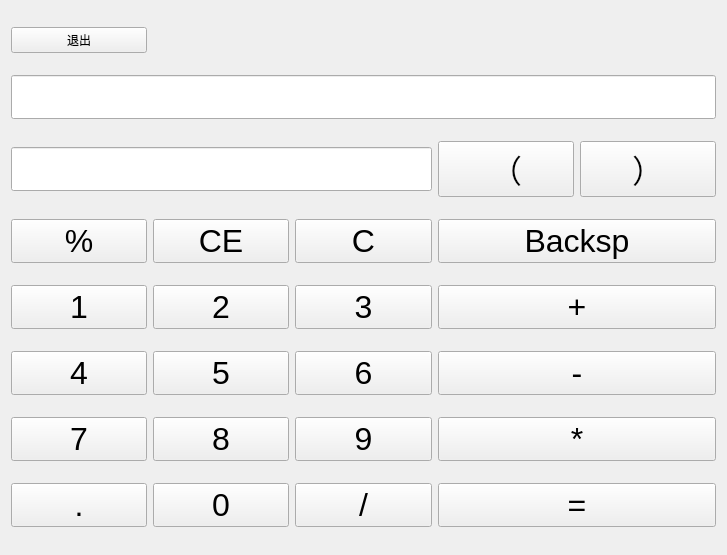
<?xml version="1.0" encoding="UTF-8"?>
<ui version="4.0">
 <class>Widget</class>
 <widget class="QWidget" name="Widget">
  <property name="geometry">
   <rect>
    <x>0</x>
    <y>0</y>
    <width>727</width>
    <height>555</height>
   </rect>
  </property>
  <property name="windowTitle">
   <string>Widget</string>
  </property>
  <layout class="QGridLayout" name="gridLayout">
   <item row="0" column="0">
    <widget class="QPushButton" name="pushButton">
     <property name="text">
      <string>退出</string>
     </property>
    </widget>
   </item>
   <item row="3" column="4">
    <widget class="QPushButton" name="pushButton_10">
     <property name="font">
      <font>
       <pointsize>24</pointsize>
      </font>
     </property>
     <property name="text">
      <string>）</string>
     </property>
    </widget>
   </item>
   <item row="4" column="0">
    <widget class="QPushButton" name="pushButton_sur">
     <property name="font">
      <font>
       <pointsize>24</pointsize>
      </font>
     </property>
     <property name="text">
      <string>%</string>
     </property>
    </widget>
   </item>
   <item row="4" column="1">
    <widget class="QPushButton" name="pushButton_CE">
     <property name="font">
      <font>
       <pointsize>24</pointsize>
      </font>
     </property>
     <property name="text">
      <string>CE</string>
     </property>
    </widget>
   </item>
   <item row="4" column="2">
    <widget class="QPushButton" name="pushButton_C">
     <property name="font">
      <font>
       <pointsize>24</pointsize>
      </font>
     </property>
     <property name="text">
      <string>C</string>
     </property>
    </widget>
   </item>
   <item row="4" column="3" colspan="2">
    <widget class="QPushButton" name="pushButton_B">
     <property name="font">
      <font>
       <pointsize>24</pointsize>
      </font>
     </property>
     <property name="text">
      <string>Backsp</string>
     </property>
    </widget>
   </item>
   <item row="5" column="0">
    <widget class="QPushButton" name="pushButton_1">
     <property name="font">
      <font>
       <pointsize>24</pointsize>
      </font>
     </property>
     <property name="text">
      <string>1</string>
     </property>
    </widget>
   </item>
   <item row="5" column="1">
    <widget class="QPushButton" name="pushButton_2">
     <property name="font">
      <font>
       <pointsize>24</pointsize>
      </font>
     </property>
     <property name="text">
      <string>2</string>
     </property>
    </widget>
   </item>
   <item row="5" column="2">
    <widget class="QPushButton" name="pushButton_3">
     <property name="font">
      <font>
       <pointsize>24</pointsize>
      </font>
     </property>
     <property name="text">
      <string>3</string>
     </property>
    </widget>
   </item>
   <item row="6" column="0">
    <widget class="QPushButton" name="pushButton_4">
     <property name="font">
      <font>
       <pointsize>24</pointsize>
      </font>
     </property>
     <property name="text">
      <string>4</string>
     </property>
    </widget>
   </item>
   <item row="6" column="1">
    <widget class="QPushButton" name="pushButton_5">
     <property name="font">
      <font>
       <pointsize>24</pointsize>
      </font>
     </property>
     <property name="text">
      <string>5</string>
     </property>
    </widget>
   </item>
   <item row="6" column="2">
    <widget class="QPushButton" name="pushButton_6">
     <property name="font">
      <font>
       <pointsize>24</pointsize>
      </font>
     </property>
     <property name="text">
      <string>6</string>
     </property>
    </widget>
   </item>
   <item row="7" column="0">
    <widget class="QPushButton" name="pushButton_7">
     <property name="font">
      <font>
       <pointsize>24</pointsize>
      </font>
     </property>
     <property name="text">
      <string>7</string>
     </property>
    </widget>
   </item>
   <item row="7" column="1">
    <widget class="QPushButton" name="pushButton_8">
     <property name="font">
      <font>
       <pointsize>24</pointsize>
      </font>
     </property>
     <property name="text">
      <string>8</string>
     </property>
    </widget>
   </item>
   <item row="7" column="2">
    <widget class="QPushButton" name="pushButton_9">
     <property name="font">
      <font>
       <pointsize>24</pointsize>
      </font>
     </property>
     <property name="text">
      <string>9</string>
     </property>
    </widget>
   </item>
   <item row="8" column="0">
    <widget class="QPushButton" name="pushButton_dot">
     <property name="font">
      <font>
       <pointsize>24</pointsize>
      </font>
     </property>
     <property name="text">
      <string>.</string>
     </property>
    </widget>
   </item>
   <item row="8" column="1">
    <widget class="QPushButton" name="pushButton_0">
     <property name="font">
      <font>
       <pointsize>24</pointsize>
      </font>
     </property>
     <property name="text">
      <string>0</string>
     </property>
    </widget>
   </item>
   <item row="8" column="2">
    <widget class="QPushButton" name="pushButton_div">
     <property name="font">
      <font>
       <pointsize>24</pointsize>
      </font>
     </property>
     <property name="text">
      <string>/</string>
     </property>
    </widget>
   </item>
   <item row="5" column="3" colspan="2">
    <widget class="QPushButton" name="pushButton_add">
     <property name="font">
      <font>
       <pointsize>24</pointsize>
      </font>
     </property>
     <property name="text">
      <string>+</string>
     </property>
    </widget>
   </item>
   <item row="6" column="3" colspan="2">
    <widget class="QPushButton" name="pushButton_sub">
     <property name="font">
      <font>
       <pointsize>24</pointsize>
      </font>
     </property>
     <property name="text">
      <string>-</string>
     </property>
    </widget>
   </item>
   <item row="7" column="3" colspan="2">
    <widget class="QPushButton" name="pushButton_mul">
     <property name="font">
      <font>
       <pointsize>24</pointsize>
      </font>
     </property>
     <property name="text">
      <string>*</string>
     </property>
    </widget>
   </item>
   <item row="8" column="3" colspan="2">
    <widget class="QPushButton" name="pushButton_equ">
     <property name="font">
      <font>
       <pointsize>24</pointsize>
      </font>
     </property>
     <property name="text">
      <string>=</string>
     </property>
    </widget>
   </item>
   <item row="3" column="3">
    <widget class="QPushButton" name="pushButton_11">
     <property name="font">
      <font>
       <pointsize>24</pointsize>
      </font>
     </property>
     <property name="text">
      <string>（</string>
     </property>
    </widget>
   </item>
   <item row="3" column="0" colspan="3">
    <widget class="QLineEdit" name="lineEdit_2">
     <property name="font">
      <font>
       <pointsize>24</pointsize>
      </font>
     </property>
    </widget>
   </item>
   <item row="1" column="0" colspan="5">
    <widget class="QLineEdit" name="lineEdit">
     <property name="font">
      <font>
       <pointsize>24</pointsize>
      </font>
     </property>
    </widget>
   </item>
  </layout>
 </widget>
 <layoutdefault spacing="6" margin="11"/>
 <resources/>
 <connections/>
</ui>
